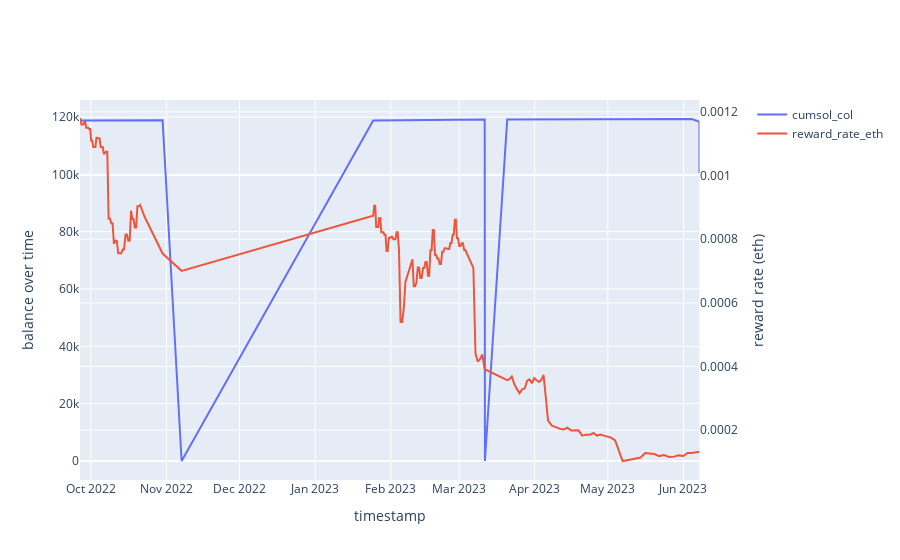

Notebook code for this chart:
### Markdown cell above
This whale's behavior seems to be relatively inelastic because even as the reward rate decreases over time, the amount of liquidity they have in the pool doesn't change

### Code cell
# locating id of unique largets whale 
largest_whale = transfer_df[transfer_df['user'] == '0x43DfFbF34C06EAf9Cd1F9B4c6848b0F1891434b3']

# merging stETH ETH df onto largest whale df so we can access the reward rate and cumsol col in the same dataframe
reward_time_largest_whale = stETH_ETH_incentive_rewards_df.loc[stETH_ETH_incentive_rewards_df.index.isin(largest_whale['timestamp'].dt.normalize())]
reward_time_largest_whale = reward_time_largest_whale.sort_index()
merged_largest_whale = pd.merge_asof(largest_whale, reward_time_largest_whale['reward_rate_eth'], left_index=True, right_index=True)

# the actual graph of whale balance over time vs. reward rate 
import plotly.graph_objects as go 
from plotly.subplots import make_subplots

fig = make_subplots(specs=[[{"secondary_y": True}]])
fig.add_trace(
    go.Scatter(x=merged_largest_whale.index, y=merged_largest_whale['cumsol_col'], name='cumsol_col'),
    secondary_y=False,
)

fig.add_trace(
    go.Scatter(x=merged_largest_whale.index, y=merged_largest_whale['reward_rate_eth'], name='reward_rate_eth'),
    secondary_y=True, 
)

fig.update_xaxes(title_text='timestamp')
fig.update_yaxes(title_text='balance over time', secondary_y=False)
fig.update_yaxes(title_text='reward rate (eth)', secondary_y=True)
fig.show()

### Figure 1 — Plotly figure (JSON) as saved in the notebook; plotly's stock layout.template omitted (floating-point values rounded to 4 significant figures; data arrays with more than 128 entries replaced by an {"elided": "..."} marker saying what was removed)
{"data": [{"name": "cumsol_col", "type": "scatter", "x": {"elided": "199 str values"}, "xaxis": "x", "y": {"elided": "199 float values"}, "yaxis": "y"}, {"name": "reward_rate_eth", "type": "scatter", "x": {"elided": "199 str values"}, "xaxis": "x", "y": {"elided": "199 float values"}, "yaxis": "y2"}], "layout": {"xaxis": {"anchor": "y", "domain": [0, 0.94], "title": {"text": "timestamp"}}, "yaxis": {"anchor": "x", "domain": [0, 1], "title": {"text": "balance over time"}}, "yaxis2": {"anchor": "x", "overlaying": "y", "side": "right", "title": {"text": "reward rate (eth)"}}}}
